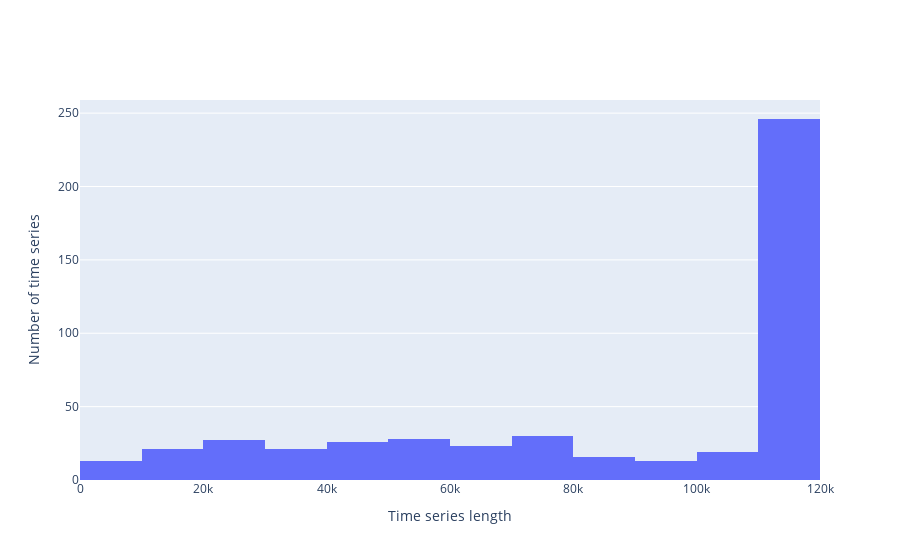

Source (notebook cell):
### Code cell
fig = go.Figure(data=[go.Histogram(x=ts_swis['ts Length'])])
fig.update_xaxes(title = 'Time series length')
fig.update_yaxes(title = 'Number of time series')
fig.show()

### Figure 1 — Plotly figure (JSON) as saved in the notebook; plotly's stock layout.template omitted (floating-point values rounded to 4 significant figures; data arrays with more than 128 entries replaced by an {"elided": "..."} marker saying what was removed)
{"data": [{"type": "histogram", "x": {"elided": "483 int values"}}], "layout": {"xaxis": {"title": {"text": "Time series length"}}, "yaxis": {"title": {"text": "Number of time series"}}}}
